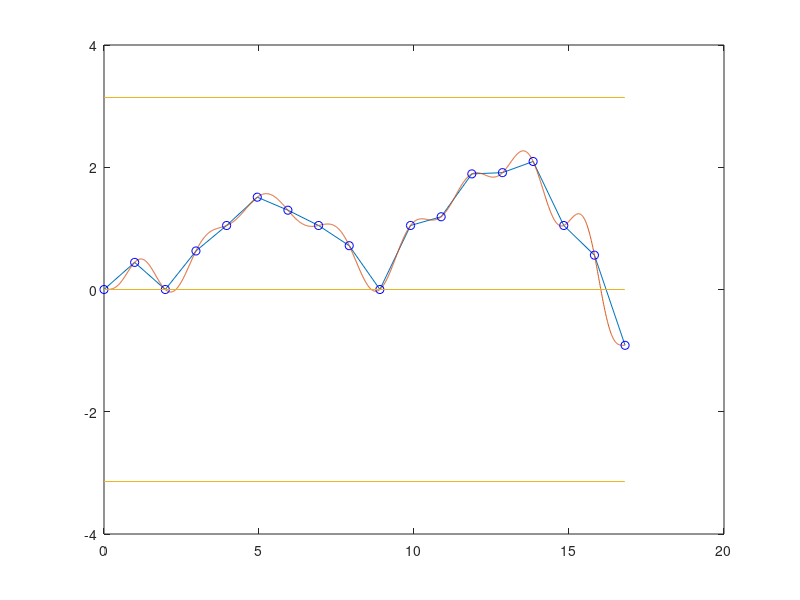
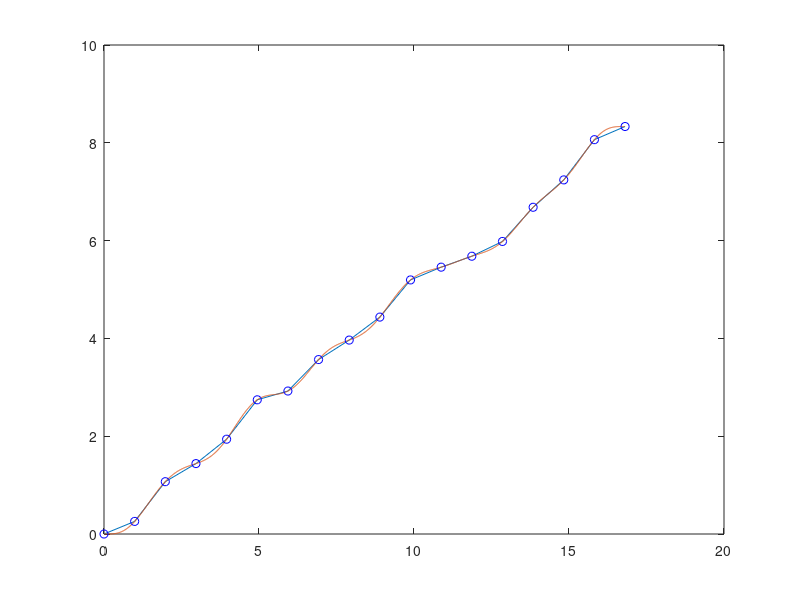
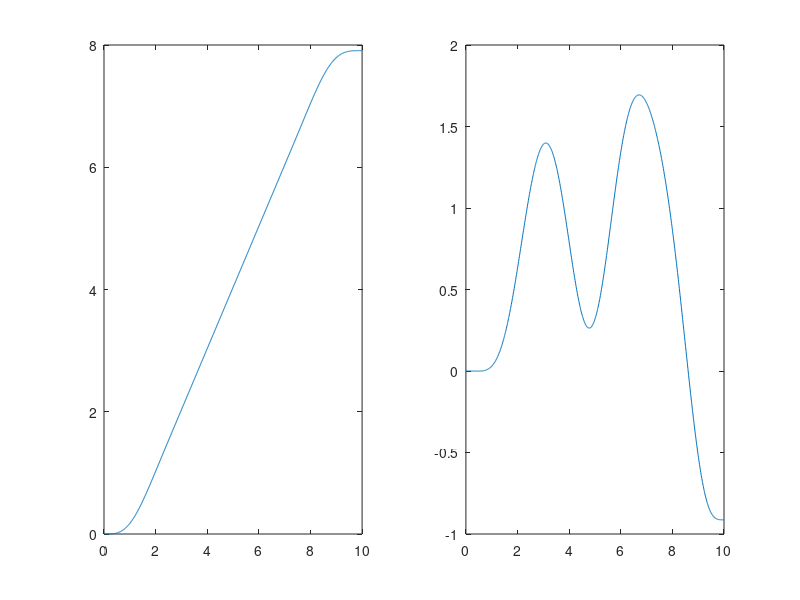

These charts were generated, in order, by the following MATLAB code:
clear
close all

originroute = importdata("originroute.txt");
niheroute = importdata("niheroute.txt");
originroutexy = importdata("originroutexy.txt");
finalroute = importdata("finalroute.txt");

plot(originroute(:,1),originroute(:,2))
hold on
plot(niheroute(:,1), niheroute(:,2))
plot(originroute(:,1),originroute(:,2),'ob')
% line([0,12],[2*pi, 2*pi])
% line([0,12],[3*pi, 3*pi])
% line([0,12],[pi, pi])
max_yaw = max([niheroute(:,2);originroute(:,2)]);
min_yaw = min([niheroute(:,2);originroute(:,2)]);
for i=floor(min_yaw/pi):ceil(max_yaw/pi)
    line([niheroute(1,1),niheroute(end,1)],[i*pi, i*pi])
end

figure();
plot(originroute(:,1),originroute(:,3))
hold on
plot(niheroute(:,1), niheroute(:,3))
plot(originroute(:,1),originroute(:,3),'ob')

figure();
subplot(1,2,1);
plot(finalroute(:,1),finalroute(:,3));
subplot(1,2,2);
plot(finalroute(:,1),finalroute(:,2));

